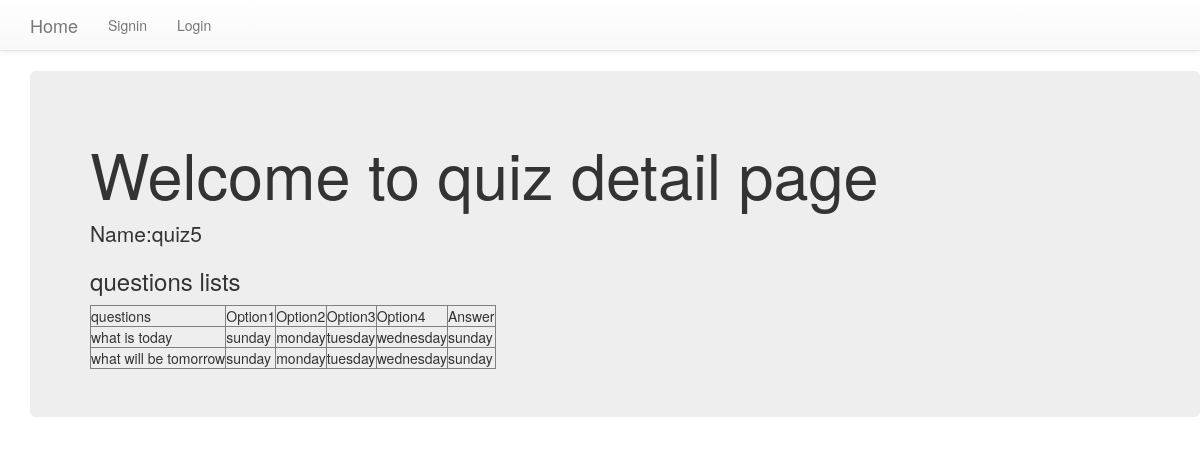
The app's page /quizList/8 with its own data.
### quiz/models.py (models this page shows, shortened)
class quizz(models.Model):
    name=models.CharField(max_length=20)

class quizzQuestion(models.Model):
    quiz=models.ForeignKey(quizz,related_name="questions",on_delete=models.CASCADE)
    question=models.CharField(max_length=300,blank=False)
    option1=models.CharField(max_length=30,blank=False)
    option2=models.CharField(max_length=30,blank=False)
    option3=models.CharField(max_length=30,blank=False)
    option4=models.CharField(max_length=30,blank=False)
    ans=models.CharField(max_length=300,blank=False)

### quiz/views.py (the view)
# urls.py: url(r'^quizList/(?P<pk>[-\w]+)',views.QuizDetailView.as_view(),name="Detail"),
class QuizDetailView(DetailView):
    context_object_name="quiz"
    model=quizz
    template_name="quizz_detail.html"

### quiz/templates/quizz_detail.html
{% extends 'base.html' %}
{% block body_block %}
<div class="container jumbotron">
    <h1>Welcome to quiz detail page </h1>
    {% if quiz %}
    <p>Name:{{quiz.name}}</p>
    <h3>questions lists</h3>
    <table border=1>
        <tr>
            <td>questions</td>
            <td>Option1</td>
            <td>Option2</td>
            <td>Option3</td>
            <td>Option4</td>
            <td>Answer</td>
        </tr>
    {% for q in quiz.questions.all %}
     <tr>
         <td>{{q.question}}</td>
         <td> {{q.option1}} </td>
         <td> {{q.option2}} </td>
         <td> {{q.option3}} </td>
         <td> {{q.option4}} </td>
         <td>{{q.ans}}</td>
     </tr>
    {% endfor %}
    {% else %}
    <h1>This quizz is empty</h1>
</table>
    {% endif %}
</div>
{% endblock %}

### records on screen
quizz: name "quiz5"
quizzQuestion: question "what is today", option1 "sunday", option2 "monday", option3 "tuesday", option4 "wednesday", ans "sunday"
quizzQuestion: question "what will be tomorrow", option1 "sunday", option2 "monday", option3 "tuesday", option4 "wednesday", ans "sunday"
